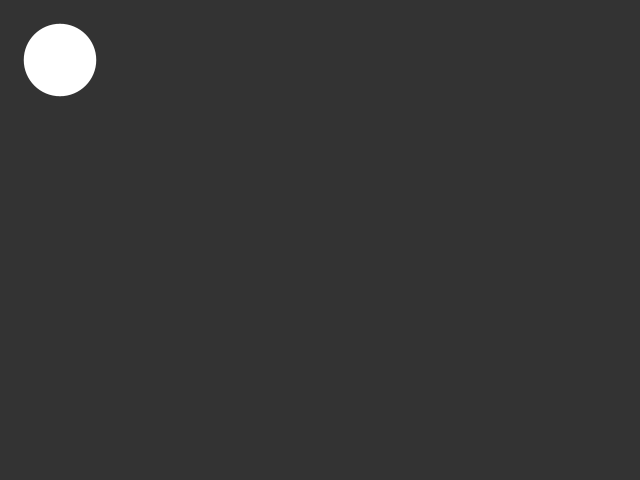
Frame 1 (no input)
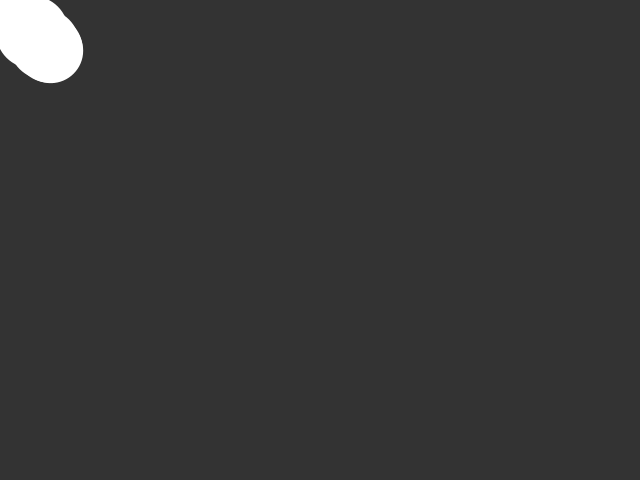
Frame 60 (the mouse pressed at the canvas centre just before this capture)
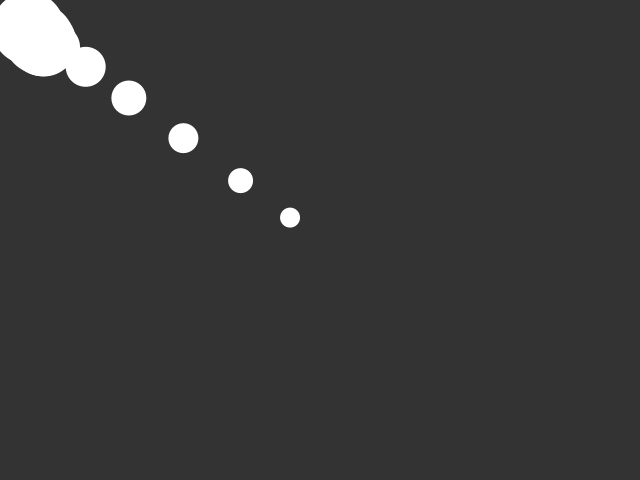
Frame 120 (the mouse held since frame 60 and released just before this capture)

The Processing sketch that drew these frames (run headless with seeded random() and noise(); from frame 60 on, the mouse is pressed at the canvas centre):

// Processing sketch: processing_120668
// ── processing_120668.pde


Tent tip;
Tent body1;
Tent body2;
Tent body3;
Tent body4;
Tent body5;
Tent body6;
Tent body7;
Tent body8;
Tent body9;
Tent body10;
Tent body11;
Tent body12;
Tent body13;
Tent body14;
Tent body15;
Tent body16;


void setup() {
  size(640, 480); 
  noStroke();  
tip= new Tent();
tip.x=60;
tip.y=60;
tip.w=20;
tip.h=20;
body1= new Tent();
body1.x=60;
body1.y=60;
body1.w=25;
body1.h=25;
body2= new Tent();
body2.x=60;
body2.y=60;
body2.w=30;
body2.h=30;
body3= new Tent();
body3.x=60;
body3.y=60;
body3.w=35;
body3.h=35;
body4= new Tent();
body4.x=60;
body4.y=60;
body4.w=40;
body4.h=40;
body5= new Tent();
body5.x=60;
body5.y=60;
body5.w=45;
body5.h=45;
body6= new Tent();
body6.x=60;
body6.y=60;
body6.w=47.5;
body6.h=47.5;
body7= new Tent();
body7.x=60;
body7.y=60;
body7.w=50;
body7.h=50;
body8= new Tent();
body8.x=60;
body8.y=60;
body8.w=52.5;
body8.h=52.5;
body9= new Tent();
body9.x=60;
body9.y=60;
body9.w=55;
body9.h=55;
body10= new Tent();
body10.x=60;
body10.y=60;
body10.w=57.5;
body10.h=57.5;
body11= new Tent();
body11.x=60;
body11.y=60;
body11.w=60;
body11.h=60;
body12= new Tent();
body12.x=60;
body12.y=60;
body12.w=62.5;
body12.h=62.5;
body13= new Tent();
body13.x=60;
body13.y=60;
body13.w=65;
body13.h=65;
body14= new Tent();
body14.x=60;
body14.y=60;
body14.w=67.5;
body14.h=67.5;
body15= new Tent();
body15.x=60;
body15.y=60;
body15.w=70;
body15.h=70;
body16= new Tent();
body16.x=60;
body16.y=60;
body16.w=72.5;
body16.h=72.5;


}

void draw() { 
  background(51);
  tip.render();
  tip.ease();
  tip.ytarget=mouseY;
  tip.xtarget=mouseX;
  tip.ease2();
  tip.y2target=(body1.y*590)/600;
  tip.x2target=(body1.x*590)/600;
  body1.render();
  body1.ease();
  body1.ytarget=(tip.y*590)/600;
  body1.xtarget=(tip.x*590)/600;
  body1.ease2();
  body1.y2target=(body2.y*590)/600;
  body1.x2target=(body2.x*590)/600;
  body2.render();
  body2.ease();
  body2.ytarget=(body1.y*590)/600;
  body2.xtarget=(body1.x*590)/600;
  body2.ease2();
  body2.y2target=(body3.y*590)/600;
  body2.x2target=(body3.x*590)/600;
  body3.render();
  body3.ease();
  body3.ytarget=(body2.y*590)/600;
  body3.xtarget=(body2.x*590)/600;
  body3.ease2();
  body3.y2target=(body4.y*590)/600;
  body3.x2target=(body4.x*590)/600;
  body4.render();
  body4.ease();
  body4.ytarget=(body3.y*590)/600;
  body4.xtarget=(body3.x*590)/600;
  body4.ease2();
  body4.y2target=(body5.y*590)/600;
  body4.x2target=(body5.x*590)/600;
  body5.render();
  body5.ease();
  body5.ytarget=(body4.y*590)/600;
  body5.xtarget=(body4.x*590)/600;
  body5.ease2();
  body5.y2target=(body6.y*590)/600;
  body5.x2target=(body6.x*590)/600;
  body6.render();
  body6.ease();
  body6.ytarget=(body5.y*590)/600;
  body6.xtarget=(body5.x*590)/600;
  body6.ease2();
  body6.y2target=(body7.y*590)/600;
  body6.x2target=(body7.x*590)/600;
  body7.render();
  body7.ease();
  body7.ytarget=(body6.y*590)/600;
  body7.xtarget=(body6.x*590)/600;
  body7.ease2();
  body7.y2target=(body8.y*590)/600;
  body7.x2target=(body8.x*590)/600;
  body8.render();
  body8.ease();
  body8.ytarget=(body7.y*590)/600;
  body8.xtarget=(body7.x*590)/600;
  body8.ease2();
  body8.y2target=(body9.y*590)/600;
  body8.x2target=(body9.x*590)/600;
  body9.render();
  body9.ease();
  body9.ytarget=(body8.y*590)/600;
  body9.xtarget=(body8.x*590)/600;
  body9.ease2();
  body9.y2target=(body10.y*590)/600;
  body9.x2target=(body10.x*590)/600;
  body10.render();
  body10.ease();
  body10.ytarget=(body9.y*590)/600;
  body10.xtarget=(body9.x*590)/600;
  body10.ease2();
  body10.y2target=(body11.y*590)/600;
  body10.x2target=(body11.x*590)/600;
  body11.render();
  body11.ease();
  body11.ytarget=(body10.y*590)/600;
  body11.xtarget=(body10.x*590)/600;
  body11.ease2();
  body11.y2target=(body12.y*590)/600;
  body11.x2target=(body12.x*590)/600;
  body12.render();
  body12.ease();
  body12.ytarget=(body11.y*590)/600;
  body12.xtarget=(body11.x*590)/600;
  body12.ease2();
  body12.y2target=(body13.y*590)/600;
  body12.x2target=(body13.x*590)/600;
  body13.render();
  body13.ease();
  body13.ytarget=(body12.y*590)/600;
  body13.xtarget=(body12.x*590)/600;
  body13.ease2();
  body13.y2target=(body14.y*590)/600;
  body13.x2target=(body14.x*590)/600;
  body14.render();
  body14.ease();
  body14.ytarget=(body13.y*590)/600;
  body14.xtarget=(body13.x*590)/600;
  body14.ease2();
  body14.y2target=(body15.y*590)/600;
  body14.x2target=(body15.x*590)/600;
  body15.render();
  body15.ease();
  body15.ytarget=(body14.y*590)/600;
  body15.xtarget=(body14.x*590)/600;
  body15.ease2();
  body15.y2target=(body16.y*590)/600;
  body15.x2target=(body16.x*590)/600;
  body16.render();
  body16.ease();
  body16.ytarget=(body15.y*590)/600;
  body16.xtarget=(body15.x*590)/600;
  body16.ease2();
  body16.y2target=0;
  body16.x2target=0;
  
  if (tip.isOverlappingMouse() == true)
  {
    tip.x-=5;
    tip.y-=5;
  }


  }
  
  class Tent
{
float x;
float y;
float w;
float h;
float easing = 0.08;
float xtarget;
float ytarget;
float x2target;
float y2target;
float easing2= 0.03;
float rotation = 0.0;
float s = 1.0;


void ease()
{
  float targetX = xtarget;
  float dx = targetX - x;
  if(abs(dx) > 1) {
    x += dx * easing;
  }
  
  float targetY = ytarget;
  float dy = targetY - y;
  if(abs(dy) > 1) {
    y += dy * easing;
    
   
  }
}
void ease2()
{
  float targetX2 = x2target;
  float dx2 = targetX2 - x;
  if(abs(dx2) > 1) {
    x += dx2 * easing2;
  }
  
  float targetY2 = y2target;
  float dy2 = targetY2 - y;
  if(abs(dy2) > 1) {
    y += dy2 * easing2;
    
   
  }
}
  boolean isOverlappingMouse()
  {
    if (mouseX > (this.x - (this.w * 0.5 * this.s)) 
      && mouseX < (this.x + (this.w * 0.5 * this.s))
      && mouseY > (this.y - (this.h * 0.5 * this.s))
      && mouseY < (this.y + (this.h * 0.5 * this.s)))
    {
      return true;
    }
    else
    {
      return false;
    }
  }




void render()
{
  ellipse(this.x, this.y, this.w, this.h);
}

}
